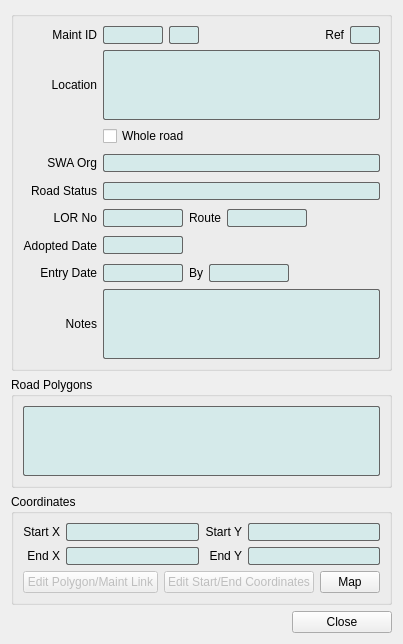
<?xml version="1.0" encoding="UTF-8"?>
<ui version="4.0">
 <class>srwrMaintDialog</class>
 <widget class="QDialog" name="srwrMaintDialog">
  <property name="windowModality">
   <enum>Qt::NonModal</enum>
  </property>
  <property name="geometry">
   <rect>
    <x>0</x>
    <y>0</y>
    <width>372</width>
    <height>628</height>
   </rect>
  </property>
  <property name="windowTitle">
   <string>RoadNet - Maintenance Record</string>
  </property>
  <layout class="QGridLayout" name="gridLayout_9">
   <item row="0" column="0">
    <widget class="QGroupBox" name="groupBox">
     <property name="title">
      <string/>
     </property>
     <layout class="QGridLayout" name="gridLayout_3">
      <item row="0" column="0">
       <layout class="QGridLayout" name="gridLayout_6">
        <property name="spacing">
         <number>6</number>
        </property>
        <item row="8" column="0">
         <widget class="QLabel" name="notesLabel">
          <property name="text">
           <string>Notes</string>
          </property>
          <property name="alignment">
           <set>Qt::AlignRight|Qt::AlignTrailing|Qt::AlignVCenter</set>
          </property>
         </widget>
        </item>
        <item row="7" column="0">
         <widget class="QLabel" name="entryDateLabel">
          <property name="text">
           <string>Entry Date</string>
          </property>
          <property name="alignment">
           <set>Qt::AlignRight|Qt::AlignTrailing|Qt::AlignVCenter</set>
          </property>
         </widget>
        </item>
        <item row="7" column="1">
         <layout class="QHBoxLayout" name="horizontalLayout_3">
          <item>
           <widget class="QLineEdit" name="entryDateLineEdit">
            <property name="sizePolicy">
             <sizepolicy hsizetype="Maximum" vsizetype="Fixed">
              <horstretch>0</horstretch>
              <verstretch>0</verstretch>
             </sizepolicy>
            </property>
            <property name="minimumSize">
             <size>
              <width>40</width>
              <height>0</height>
             </size>
            </property>
            <property name="maximumSize">
             <size>
              <width>80</width>
              <height>16777215</height>
             </size>
            </property>
            <property name="styleSheet">
             <string notr="true">border-width:0.5px;
border-style: solid;
border-radius: 2px;
border-color:  rgb(100,100,100);
background-color: rgb(213, 234, 234);</string>
            </property>
            <property name="readOnly">
             <bool>true</bool>
            </property>
           </widget>
          </item>
          <item>
           <widget class="QLabel" name="byLabel">
            <property name="text">
             <string>By</string>
            </property>
            <property name="alignment">
             <set>Qt::AlignRight|Qt::AlignTrailing|Qt::AlignVCenter</set>
            </property>
           </widget>
          </item>
          <item>
           <widget class="QLineEdit" name="byLineEdit">
            <property name="sizePolicy">
             <sizepolicy hsizetype="Maximum" vsizetype="Fixed">
              <horstretch>0</horstretch>
              <verstretch>0</verstretch>
             </sizepolicy>
            </property>
            <property name="maximumSize">
             <size>
              <width>80</width>
              <height>16777215</height>
             </size>
            </property>
            <property name="styleSheet">
             <string notr="true">border-width:0.5px;
border-style: solid;
border-radius: 2px;
border-color:  rgb(100,100,100);
background-color: rgb(213, 234, 234);</string>
            </property>
            <property name="readOnly">
             <bool>true</bool>
            </property>
           </widget>
          </item>
          <item>
           <spacer name="horizontalSpacer_2">
            <property name="orientation">
             <enum>Qt::Horizontal</enum>
            </property>
            <property name="sizeHint" stdset="0">
             <size>
              <width>40</width>
              <height>20</height>
             </size>
            </property>
           </spacer>
          </item>
         </layout>
        </item>
        <item row="3" column="1">
         <widget class="QStackedWidget" name="stackedWidget_2">
          <property name="currentIndex">
           <number>0</number>
          </property>
          <widget class="QWidget" name="page_9">
           <layout class="QGridLayout" name="gridLayout_7">
            <property name="leftMargin">
             <number>0</number>
            </property>
            <property name="topMargin">
             <number>0</number>
            </property>
            <property name="rightMargin">
             <number>0</number>
            </property>
            <property name="bottomMargin">
             <number>0</number>
            </property>
            <property name="spacing">
             <number>0</number>
            </property>
            <item row="0" column="0">
             <widget class="QLineEdit" name="swaLineEdit">
              <property name="styleSheet">
               <string notr="true">border-width:0.5px;
border-style: solid;
border-radius: 2px;
border-color:  rgb(100,100,100);
background-color: rgb(213, 234, 234);</string>
              </property>
              <property name="readOnly">
               <bool>true</bool>
              </property>
             </widget>
            </item>
           </layout>
          </widget>
          <widget class="QWidget" name="page_10">
           <layout class="QGridLayout" name="gridLayout_10">
            <property name="leftMargin">
             <number>0</number>
            </property>
            <property name="topMargin">
             <number>0</number>
            </property>
            <property name="rightMargin">
             <number>0</number>
            </property>
            <property name="bottomMargin">
             <number>0</number>
            </property>
            <property name="spacing">
             <number>0</number>
            </property>
            <item row="0" column="0">
             <widget class="QComboBox" name="swaComboBox"/>
            </item>
           </layout>
          </widget>
         </widget>
        </item>
        <item row="5" column="0">
         <widget class="QLabel" name="lorNoLabel">
          <property name="text">
           <string>LOR No</string>
          </property>
          <property name="alignment">
           <set>Qt::AlignRight|Qt::AlignTrailing|Qt::AlignVCenter</set>
          </property>
         </widget>
        </item>
        <item row="4" column="1">
         <widget class="QStackedWidget" name="stackedWidget_3">
          <property name="currentIndex">
           <number>0</number>
          </property>
          <widget class="QWidget" name="page_11">
           <layout class="QGridLayout" name="gridLayout_12">
            <property name="leftMargin">
             <number>0</number>
            </property>
            <property name="topMargin">
             <number>0</number>
            </property>
            <property name="rightMargin">
             <number>0</number>
            </property>
            <property name="bottomMargin">
             <number>0</number>
            </property>
            <property name="spacing">
             <number>0</number>
            </property>
            <item row="0" column="0">
             <widget class="QLineEdit" name="roadStatLineEdit">
              <property name="styleSheet">
               <string notr="true">border-width:0.5px;
border-style: solid;
border-radius: 2px;
border-color:  rgb(100,100,100);
background-color: rgb(213, 234, 234);</string>
              </property>
              <property name="readOnly">
               <bool>true</bool>
              </property>
             </widget>
            </item>
           </layout>
          </widget>
          <widget class="QWidget" name="page_12">
           <layout class="QGridLayout" name="gridLayout_13">
            <property name="leftMargin">
             <number>0</number>
            </property>
            <property name="topMargin">
             <number>0</number>
            </property>
            <property name="rightMargin">
             <number>0</number>
            </property>
            <property name="bottomMargin">
             <number>0</number>
            </property>
            <property name="spacing">
             <number>0</number>
            </property>
            <item row="0" column="0">
             <widget class="QComboBox" name="roadStatComboBox"/>
            </item>
           </layout>
          </widget>
         </widget>
        </item>
        <item row="4" column="0">
         <widget class="QLabel" name="roadStatLabel">
          <property name="text">
           <string>Road Status</string>
          </property>
          <property name="alignment">
           <set>Qt::AlignRight|Qt::AlignTrailing|Qt::AlignVCenter</set>
          </property>
         </widget>
        </item>
        <item row="8" column="1">
         <widget class="QTextEdit" name="notesTextEdit">
          <property name="styleSheet">
           <string notr="true">border-width:0.5px;
border-style: solid;
border-radius: 2px;
border-color:  rgb(100,100,100);
background-color: rgb(213, 234, 234);</string>
          </property>
          <property name="readOnly">
           <bool>true</bool>
          </property>
         </widget>
        </item>
        <item row="6" column="0">
         <widget class="QLabel" name="adoptLabel">
          <property name="text">
           <string>Adopted Date</string>
          </property>
          <property name="alignment">
           <set>Qt::AlignRight|Qt::AlignTrailing|Qt::AlignVCenter</set>
          </property>
         </widget>
        </item>
        <item row="1" column="1">
         <layout class="QHBoxLayout" name="horizontalLayout">
          <item>
           <widget class="QTextEdit" name="locationTextEdit">
            <property name="styleSheet">
             <string notr="true">border-width:0.5px;
border-style: solid;
border-radius: 2px;
border-color:  rgb(100,100,100);
background-color: rgb(213, 234, 234);</string>
            </property>
            <property name="readOnly">
             <bool>true</bool>
            </property>
           </widget>
          </item>
         </layout>
        </item>
        <item row="2" column="1">
         <widget class="QCheckBox" name="wholeRoadCheckBox">
          <property name="text">
           <string>Whole road</string>
          </property>
         </widget>
        </item>
        <item row="3" column="0">
         <widget class="QLabel" name="swaLabel">
          <property name="text">
           <string>SWA Org</string>
          </property>
          <property name="alignment">
           <set>Qt::AlignRight|Qt::AlignTrailing|Qt::AlignVCenter</set>
          </property>
         </widget>
        </item>
        <item row="5" column="1">
         <layout class="QHBoxLayout" name="horizontalLayout_2">
          <item>
           <widget class="QLineEdit" name="lorNoLineEdit">
            <property name="sizePolicy">
             <sizepolicy hsizetype="Maximum" vsizetype="Fixed">
              <horstretch>0</horstretch>
              <verstretch>0</verstretch>
             </sizepolicy>
            </property>
            <property name="maximumSize">
             <size>
              <width>80</width>
              <height>16777215</height>
             </size>
            </property>
            <property name="styleSheet">
             <string notr="true">border-width:0.5px;
border-style: solid;
border-radius: 2px;
border-color:  rgb(100,100,100);
background-color: rgb(213, 234, 234);</string>
            </property>
            <property name="readOnly">
             <bool>true</bool>
            </property>
           </widget>
          </item>
          <item>
           <widget class="QLabel" name="routeLabel">
            <property name="text">
             <string>Route</string>
            </property>
            <property name="alignment">
             <set>Qt::AlignRight|Qt::AlignTrailing|Qt::AlignVCenter</set>
            </property>
           </widget>
          </item>
          <item>
           <widget class="QLineEdit" name="routeLineEdit">
            <property name="sizePolicy">
             <sizepolicy hsizetype="Maximum" vsizetype="Fixed">
              <horstretch>0</horstretch>
              <verstretch>0</verstretch>
             </sizepolicy>
            </property>
            <property name="maximumSize">
             <size>
              <width>80</width>
              <height>16777215</height>
             </size>
            </property>
            <property name="styleSheet">
             <string notr="true">border-width:0.5px;
border-style: solid;
border-radius: 2px;
border-color:  rgb(100,100,100);
background-color: rgb(213, 234, 234);</string>
            </property>
            <property name="readOnly">
             <bool>true</bool>
            </property>
           </widget>
          </item>
          <item>
           <spacer name="horizontalSpacer_6">
            <property name="orientation">
             <enum>Qt::Horizontal</enum>
            </property>
            <property name="sizeHint" stdset="0">
             <size>
              <width>40</width>
              <height>20</height>
             </size>
            </property>
           </spacer>
          </item>
         </layout>
        </item>
        <item row="6" column="1">
         <widget class="QStackedWidget" name="adoptStackedWidget">
          <property name="sizePolicy">
           <sizepolicy hsizetype="Expanding" vsizetype="Maximum">
            <horstretch>0</horstretch>
            <verstretch>0</verstretch>
           </sizepolicy>
          </property>
          <property name="maximumSize">
           <size>
            <width>16777215</width>
            <height>80</height>
           </size>
          </property>
          <property name="currentIndex">
           <number>0</number>
          </property>
          <widget class="QWidget" name="page">
           <layout class="QGridLayout" name="gridLayout_4">
            <property name="leftMargin">
             <number>0</number>
            </property>
            <property name="topMargin">
             <number>0</number>
            </property>
            <property name="rightMargin">
             <number>0</number>
            </property>
            <property name="bottomMargin">
             <number>0</number>
            </property>
            <property name="spacing">
             <number>0</number>
            </property>
            <item row="0" column="0">
             <widget class="QLineEdit" name="adoptLineEdit">
              <property name="sizePolicy">
               <sizepolicy hsizetype="Maximum" vsizetype="Fixed">
                <horstretch>0</horstretch>
                <verstretch>0</verstretch>
               </sizepolicy>
              </property>
              <property name="maximumSize">
               <size>
                <width>80</width>
                <height>16777215</height>
               </size>
              </property>
              <property name="styleSheet">
               <string notr="true">border-width:0.5px;
border-style: solid;
border-radius: 2px;
border-color:  rgb(100,100,100);
background-color: rgb(213, 234, 234);</string>
              </property>
              <property name="readOnly">
               <bool>true</bool>
              </property>
             </widget>
            </item>
            <item row="0" column="1">
             <spacer name="horizontalSpacer">
              <property name="orientation">
               <enum>Qt::Horizontal</enum>
              </property>
              <property name="sizeHint" stdset="0">
               <size>
                <width>40</width>
                <height>20</height>
               </size>
              </property>
             </spacer>
            </item>
           </layout>
          </widget>
          <widget class="QWidget" name="page_2">
           <layout class="QGridLayout" name="gridLayout_8">
            <property name="leftMargin">
             <number>0</number>
            </property>
            <property name="topMargin">
             <number>0</number>
            </property>
            <property name="rightMargin">
             <number>0</number>
            </property>
            <property name="bottomMargin">
             <number>0</number>
            </property>
            <property name="spacing">
             <number>0</number>
            </property>
            <item row="0" column="0">
             <widget class="QDateEdit" name="adoptDateEdit">
              <property name="sizePolicy">
               <sizepolicy hsizetype="Maximum" vsizetype="Fixed">
                <horstretch>0</horstretch>
                <verstretch>0</verstretch>
               </sizepolicy>
              </property>
              <property name="maximumSize">
               <size>
                <width>80</width>
                <height>16777215</height>
               </size>
              </property>
              <property name="calendarPopup">
               <bool>true</bool>
              </property>
             </widget>
            </item>
            <item row="0" column="1">
             <spacer name="horizontalSpacer_3">
              <property name="orientation">
               <enum>Qt::Horizontal</enum>
              </property>
              <property name="sizeHint" stdset="0">
               <size>
                <width>40</width>
                <height>20</height>
               </size>
              </property>
             </spacer>
            </item>
           </layout>
          </widget>
         </widget>
        </item>
        <item row="0" column="1">
         <layout class="QGridLayout" name="gridLayout_2">
          <item row="0" column="1">
           <widget class="QLineEdit" name="versionLineEdit">
            <property name="sizePolicy">
             <sizepolicy hsizetype="Maximum" vsizetype="Fixed">
              <horstretch>0</horstretch>
              <verstretch>0</verstretch>
             </sizepolicy>
            </property>
            <property name="maximumSize">
             <size>
              <width>30</width>
              <height>16777215</height>
             </size>
            </property>
            <property name="styleSheet">
             <string notr="true">border-width:0.5px;
border-style: solid;
border-radius: 2px;
border-color:  rgb(100,100,100);
background-color: rgb(213, 234, 234);</string>
            </property>
            <property name="text">
             <string/>
            </property>
            <property name="readOnly">
             <bool>true</bool>
            </property>
           </widget>
          </item>
          <item row="0" column="0">
           <widget class="QLineEdit" name="maintIdLineEdit">
            <property name="sizePolicy">
             <sizepolicy hsizetype="Maximum" vsizetype="Fixed">
              <horstretch>0</horstretch>
              <verstretch>0</verstretch>
             </sizepolicy>
            </property>
            <property name="maximumSize">
             <size>
              <width>60</width>
              <height>16777215</height>
             </size>
            </property>
            <property name="styleSheet">
             <string notr="true">border-width:0.5px;
border-style: solid;
border-radius: 2px;
border-color:  rgb(100,100,100);
background-color: rgb(213, 234, 234);</string>
            </property>
            <property name="readOnly">
             <bool>true</bool>
            </property>
           </widget>
          </item>
          <item row="0" column="2">
           <widget class="QLabel" name="refLabel">
            <property name="text">
             <string>Ref</string>
            </property>
            <property name="alignment">
             <set>Qt::AlignRight|Qt::AlignTrailing|Qt::AlignVCenter</set>
            </property>
           </widget>
          </item>
          <item row="0" column="3">
           <widget class="QLineEdit" name="refLineEdit">
            <property name="sizePolicy">
             <sizepolicy hsizetype="Maximum" vsizetype="Fixed">
              <horstretch>0</horstretch>
              <verstretch>0</verstretch>
             </sizepolicy>
            </property>
            <property name="maximumSize">
             <size>
              <width>30</width>
              <height>16777215</height>
             </size>
            </property>
            <property name="styleSheet">
             <string notr="true">border-width:0.5px;
border-style: solid;
border-radius: 2px;
border-color:  rgb(100,100,100);
background-color: rgb(213, 234, 234);</string>
            </property>
            <property name="readOnly">
             <bool>true</bool>
            </property>
           </widget>
          </item>
         </layout>
        </item>
        <item row="0" column="0">
         <widget class="QLabel" name="maintIdLabel">
          <property name="text">
           <string>Maint ID</string>
          </property>
          <property name="alignment">
           <set>Qt::AlignRight|Qt::AlignTrailing|Qt::AlignVCenter</set>
          </property>
         </widget>
        </item>
        <item row="1" column="0">
         <widget class="QLabel" name="locationLabel">
          <property name="text">
           <string>Location</string>
          </property>
          <property name="alignment">
           <set>Qt::AlignRight|Qt::AlignTrailing|Qt::AlignVCenter</set>
          </property>
         </widget>
        </item>
       </layout>
      </item>
     </layout>
    </widget>
   </item>
   <item row="1" column="0">
    <widget class="QGroupBox" name="rdPolyGroupBox">
     <property name="title">
      <string>Road Polygons</string>
     </property>
     <layout class="QGridLayout" name="gridLayout">
      <item row="0" column="0">
       <widget class="QListWidget" name="rdPolyListWidget">
        <property name="styleSheet">
         <string notr="true">border-width:0.5px;
border-style: solid;
border-radius: 2px;
border-color:  rgb(100,100,100);
background-color: rgb(213, 234, 234);</string>
        </property>
       </widget>
      </item>
     </layout>
    </widget>
   </item>
   <item row="2" column="0">
    <widget class="QGroupBox" name="coordinatesGroupBox">
     <property name="title">
      <string>Coordinates</string>
     </property>
     <layout class="QGridLayout" name="gridLayout_5">
      <item row="0" column="0">
       <layout class="QGridLayout" name="gridLayout_15">
        <property name="sizeConstraint">
         <enum>QLayout::SetDefaultConstraint</enum>
        </property>
        <property name="verticalSpacing">
         <number>6</number>
        </property>
        <item row="1" column="1">
         <widget class="QLineEdit" name="endXLineEdit">
          <property name="styleSheet">
           <string notr="true">border-width:0.5px;
border-style: solid;
border-radius: 2px;
border-color:  rgb(100,100,100);
background-color: rgb(213, 234, 234);</string>
          </property>
          <property name="readOnly">
           <bool>true</bool>
          </property>
         </widget>
        </item>
        <item row="0" column="2">
         <widget class="QLabel" name="startYLabel">
          <property name="layoutDirection">
           <enum>Qt::LeftToRight</enum>
          </property>
          <property name="text">
           <string>Start Y</string>
          </property>
          <property name="alignment">
           <set>Qt::AlignRight|Qt::AlignTrailing|Qt::AlignVCenter</set>
          </property>
         </widget>
        </item>
        <item row="1" column="0">
         <widget class="QLabel" name="endXLabel">
          <property name="text">
           <string>End X</string>
          </property>
          <property name="alignment">
           <set>Qt::AlignRight|Qt::AlignTrailing|Qt::AlignVCenter</set>
          </property>
         </widget>
        </item>
        <item row="0" column="3">
         <widget class="QLineEdit" name="startYLineEdit">
          <property name="styleSheet">
           <string notr="true">border-width:0.5px;
border-style: solid;
border-radius: 2px;
border-color:  rgb(100,100,100);
background-color: rgb(213, 234, 234);</string>
          </property>
          <property name="readOnly">
           <bool>true</bool>
          </property>
         </widget>
        </item>
        <item row="0" column="0">
         <widget class="QLabel" name="startXLabel">
          <property name="text">
           <string>Start X</string>
          </property>
          <property name="alignment">
           <set>Qt::AlignRight|Qt::AlignTrailing|Qt::AlignVCenter</set>
          </property>
         </widget>
        </item>
        <item row="0" column="1">
         <widget class="QLineEdit" name="startXLineEdit">
          <property name="styleSheet">
           <string notr="true">border-width:0.5px;
border-style: solid;
border-radius: 2px;
border-color:  rgb(100,100,100);
background-color: rgb(213, 234, 234);</string>
          </property>
          <property name="readOnly">
           <bool>true</bool>
          </property>
         </widget>
        </item>
        <item row="1" column="2">
         <widget class="QLabel" name="endYLabel">
          <property name="layoutDirection">
           <enum>Qt::LeftToRight</enum>
          </property>
          <property name="autoFillBackground">
           <bool>false</bool>
          </property>
          <property name="text">
           <string>End Y</string>
          </property>
          <property name="alignment">
           <set>Qt::AlignRight|Qt::AlignTrailing|Qt::AlignVCenter</set>
          </property>
         </widget>
        </item>
        <item row="1" column="3">
         <widget class="QLineEdit" name="endYLineEdit">
          <property name="styleSheet">
           <string notr="true">border-width:0.5px;
border-style: solid;
border-radius: 2px;
border-color:  rgb(100,100,100);
background-color: rgb(213, 234, 234);</string>
          </property>
          <property name="readOnly">
           <bool>true</bool>
          </property>
         </widget>
        </item>
       </layout>
      </item>
      <item row="1" column="0">
       <layout class="QHBoxLayout" name="horizontalLayout_4">
        <item>
         <spacer name="horizontalSpacer_5">
          <property name="orientation">
           <enum>Qt::Horizontal</enum>
          </property>
          <property name="sizeHint" stdset="0">
           <size>
            <width>40</width>
            <height>20</height>
           </size>
          </property>
         </spacer>
        </item>
        <item>
         <widget class="QPushButton" name="editLinkPushButton">
          <property name="enabled">
           <bool>false</bool>
          </property>
          <property name="text">
           <string>Edit Polygon/Maint Link</string>
          </property>
         </widget>
        </item>
        <item>
         <widget class="QPushButton" name="editCoordsPushButton">
          <property name="enabled">
           <bool>false</bool>
          </property>
          <property name="text">
           <string>Edit Start/End Coordinates</string>
          </property>
         </widget>
        </item>
        <item>
         <widget class="QPushButton" name="mapPushButton">
          <property name="maximumSize">
           <size>
            <width>60</width>
            <height>16777215</height>
           </size>
          </property>
          <property name="text">
           <string>Map</string>
          </property>
         </widget>
        </item>
       </layout>
      </item>
     </layout>
    </widget>
   </item>
   <item row="3" column="0">
    <layout class="QHBoxLayout" name="horizontalLayout_5">
     <item>
      <spacer name="horizontalSpacer_4">
       <property name="orientation">
        <enum>Qt::Horizontal</enum>
       </property>
       <property name="sizeHint" stdset="0">
        <size>
         <width>40</width>
         <height>20</height>
        </size>
       </property>
      </spacer>
     </item>
     <item>
      <widget class="QPushButton" name="closePushButton">
       <property name="minimumSize">
        <size>
         <width>100</width>
         <height>0</height>
        </size>
       </property>
       <property name="text">
        <string>Close</string>
       </property>
      </widget>
     </item>
    </layout>
   </item>
  </layout>
  <zorder>rdPolyGroupBox</zorder>
  <zorder>coordinatesGroupBox</zorder>
  <zorder>groupBox</zorder>
 </widget>
 <resources/>
 <connections/>
 <slots>
  <slot>scopy()</slot>
 </slots>
</ui>
